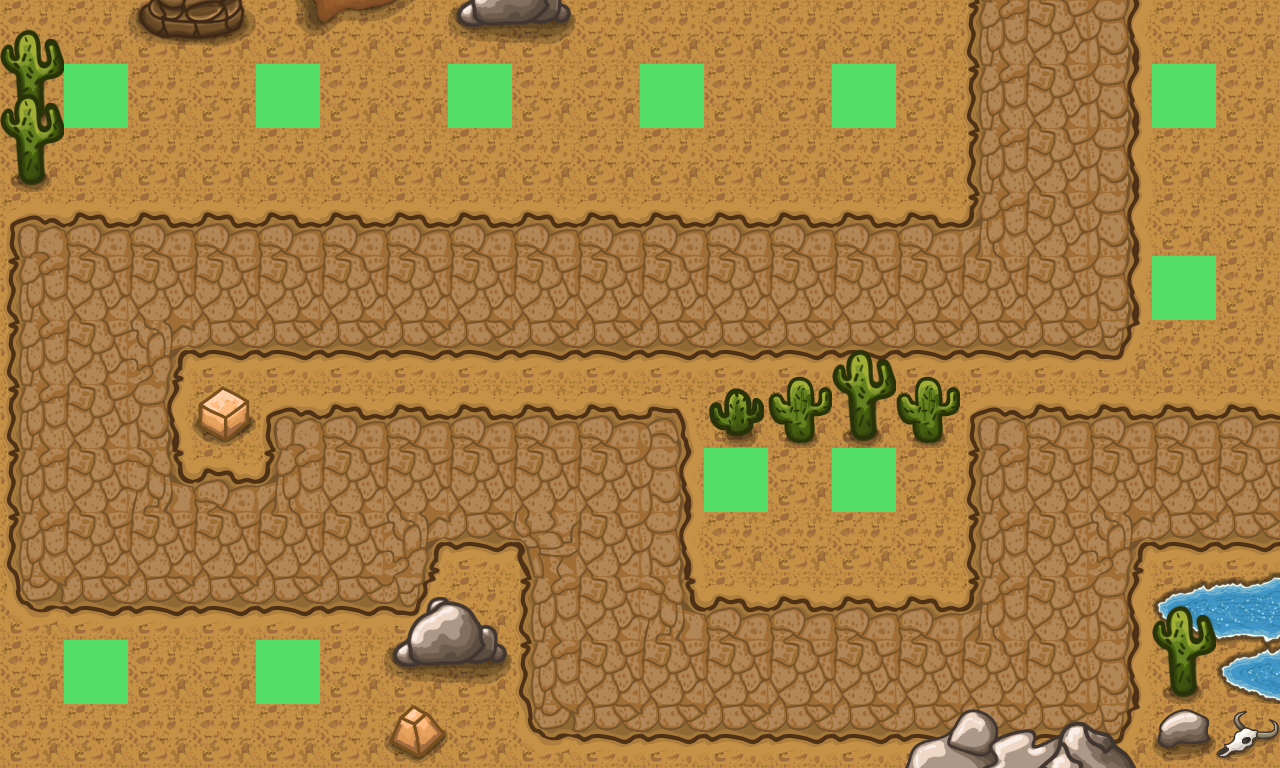

Rendered tile map (Tiled .tmx) drawn with the repository's tilesets; below, a short description and the full map source, tile grids included:
An orthogonal 20x12 tile map with 64x64 px tiles, 6 tile layers (Background, Path, Placement, Details 1, ...) and 1 object.

<map version="1.10" tiledversion="1.10.1" orientation="orthogonal" renderorder="right-down" width="20" height="12" tilewidth="64" tileheight="64" infinite="0" nextlayerid="8" nextobjectid="2">
 <editorsettings>
  <export target="DessertLevel3.js" format="js" />
 </editorsettings>
 <tileset firstgid="1" source="desert.tsx" />
 <layer id="1" name="Background" width="20" height="12">
  <data encoding="csv">
16,16,16,16,16,16,16,16,16,16,16,16,16,16,16,16,16,16,16,16,
16,16,16,16,16,16,16,16,16,16,16,16,16,16,16,16,16,16,16,16,
16,16,16,16,16,16,16,16,16,16,16,16,16,16,16,16,16,16,16,16,
16,16,16,16,16,16,16,16,16,16,16,16,16,16,16,16,16,16,16,16,
16,16,16,16,16,16,16,16,16,16,16,16,16,16,16,16,16,16,16,16,
16,16,16,16,16,16,16,16,16,16,16,16,16,16,16,16,16,16,16,16,
16,16,16,16,16,16,16,16,16,16,16,16,16,16,16,16,16,16,16,16,
16,16,16,16,16,16,16,16,16,16,16,16,16,16,16,16,16,16,16,16,
16,16,16,16,16,16,16,16,16,16,16,16,16,16,16,16,16,16,16,16,
16,16,16,16,16,16,16,16,16,16,16,16,16,16,16,16,16,16,16,16,
16,16,16,16,16,16,16,16,16,16,16,16,16,16,16,16,16,16,16,16,
16,16,16,16,16,16,16,16,16,16,16,16,16,16,16,16,16,16,16,16
</data>
 </layer>
 <layer id="2" name="Path" width="20" height="12">
  <data encoding="csv">
0,0,0,0,0,0,0,0,0,0,0,0,0,0,0,18,19,20,0,0,
0,0,0,0,0,0,0,0,0,0,0,0,0,0,0,18,19,20,0,0,
0,0,0,0,0,0,0,0,0,0,0,0,0,0,0,18,19,20,0,0,
4,5,5,5,5,5,5,5,5,5,5,5,5,5,5,7,19,20,0,0,
18,19,19,19,19,19,19,19,19,19,19,19,19,19,19,19,19,20,0,0,
18,19,22,33,33,33,33,33,33,33,33,33,33,33,33,33,33,34,0,0,
18,19,20,0,4,5,5,5,5,5,6,0,0,0,0,4,5,5,5,5,
18,19,8,5,7,19,19,19,19,19,20,0,0,0,0,18,19,19,19,19,
18,19,19,19,19,19,22,33,21,19,20,0,0,0,0,18,19,22,33,33,
32,33,33,33,33,33,34,0,18,19,8,5,5,5,5,7,19,20,0,0,
0,0,0,0,0,0,0,0,18,19,19,19,19,19,19,19,19,20,0,0,
0,0,0,0,0,0,0,0,32,33,33,33,33,33,33,33,33,34,0,0
</data>
 </layer>
 <layer id="3" name="Placement" width="20" height="12">
  <data encoding="csv">
0,0,0,0,0,0,0,0,0,0,0,0,0,0,0,0,0,0,0,0,
0,14,0,0,14,0,0,14,0,0,14,0,0,14,0,0,0,0,14,0,
0,0,0,0,0,0,0,0,0,0,0,0,0,0,0,0,0,0,0,0,
0,0,0,0,0,0,0,0,0,0,0,0,0,0,0,0,0,0,0,0,
0,0,0,0,0,0,0,0,0,0,0,0,0,0,0,0,0,0,14,0,
0,0,0,0,0,0,0,0,0,0,0,0,0,0,0,0,0,0,0,0,
0,0,0,0,0,0,0,0,0,0,0,0,0,0,0,0,0,0,0,0,
0,0,0,0,0,0,0,0,0,0,0,14,0,14,0,0,0,0,0,0,
0,0,0,0,0,0,0,0,0,0,0,0,0,0,0,0,0,0,0,0,
0,0,0,0,0,0,0,0,0,0,0,0,0,0,0,0,0,0,0,0,
0,14,0,0,14,0,0,0,0,0,0,0,0,0,0,0,0,0,0,0,
0,0,0,0,0,0,0,0,0,0,0,0,0,0,0,0,0,0,0,0
</data>
 </layer>
 <layer id="4" name="Details 1" width="20" height="12">
  <data encoding="csv">
57,0,99,100,144,145,146,107,108,0,0,0,0,0,0,0,0,0,0,0,
71,0,0,0,0,0,0,0,0,0,0,0,0,0,0,0,0,0,0,0,
0,0,0,0,0,0,0,0,0,0,0,0,0,0,0,0,0,0,0,0,
0,0,0,0,0,0,0,0,0,0,0,0,0,0,0,0,0,0,0,0,
0,0,0,0,0,0,0,0,0,0,0,0,0,0,0,0,0,0,0,0,
0,0,0,0,0,0,0,0,0,0,0,0,58,57,58,0,0,0,0,0,
0,0,0,45,0,0,0,0,0,0,0,49,72,71,72,0,0,0,0,0,
0,0,0,0,0,0,0,0,0,0,0,0,0,0,0,0,0,0,0,0,
0,0,0,0,0,0,0,0,0,0,0,0,0,0,0,0,0,0,119,120,
0,0,0,0,0,0,93,94,0,0,0,0,0,0,0,0,0,0,133,134,
0,0,0,0,0,0,107,108,0,0,0,0,0,0,0,0,0,0,147,148,
0,0,0,0,0,0,44,0,0,0,0,0,0,0,89,90,0,0,0,48
</data>
 </layer>
 <layer id="5" name="Details 2" width="20" height="12">
  <data encoding="csv">
0,0,0,0,0,0,0,0,0,0,0,0,0,0,0,0,0,0,0,0,
57,0,0,0,0,0,0,0,0,0,0,0,0,0,0,0,0,0,0,0,
71,0,0,0,0,0,0,0,0,0,0,0,0,0,0,0,0,0,0,0,
0,0,0,0,0,0,0,0,0,0,0,0,0,0,0,0,0,0,0,0,
0,0,0,0,0,0,0,0,0,0,0,0,0,0,0,0,0,0,0,0,
0,0,0,0,0,0,0,0,0,0,0,0,0,0,0,0,0,0,0,0,
0,0,0,0,0,0,0,0,0,0,0,0,0,0,0,0,0,0,0,0,
0,0,0,0,0,0,0,0,0,0,0,0,0,0,0,0,0,0,0,0,
0,0,0,0,0,0,0,0,0,0,0,0,0,0,0,0,0,0,0,0,
0,0,0,0,0,0,0,0,0,0,0,0,0,0,0,0,0,0,57,119,
0,0,0,0,0,0,0,0,0,0,0,0,0,0,0,0,0,0,71,133,
0,0,0,0,0,0,0,0,0,0,0,0,0,0,0,91,92,0,46,0
</data>
 </layer>
 <layer id="6" name="Details 3" width="20" height="12">
  <data encoding="csv">
0,0,0,0,0,0,0,0,0,0,0,0,0,0,0,0,0,0,0,0,
0,0,0,0,0,0,0,0,0,0,0,0,0,0,0,0,0,0,0,0,
0,0,0,0,0,0,0,0,0,0,0,0,0,0,0,0,0,0,0,0,
0,0,0,0,0,0,0,0,0,0,0,0,0,0,0,0,0,0,0,0,
0,0,0,0,0,0,0,0,0,0,0,0,0,0,0,0,0,0,0,0,
0,0,0,0,0,0,0,0,0,0,0,0,0,0,0,0,0,0,0,0,
0,0,0,0,0,0,0,0,0,0,0,0,0,0,0,0,0,0,0,0,
0,0,0,0,0,0,0,0,0,0,0,0,0,0,0,0,0,0,0,0,
0,0,0,0,0,0,0,0,0,0,0,0,0,0,0,0,0,0,0,0,
0,0,0,0,0,0,0,0,0,0,0,0,0,0,0,0,0,0,0,0,
0,0,0,0,0,0,0,0,0,0,0,0,0,0,0,0,0,0,0,0,
0,0,0,0,0,0,0,0,0,0,0,0,0,0,0,0,87,88,0,0
</data>
 </layer>
 <objectgroup id="7" name="Way">
  <object id="1" x="0" y="0">
   <polyline points="0,0 1.02441,-139.655 1052,-140 1052,290 94,290 94,544 350,544 350.667,482 611.333,482.667 610.667,679.333 1055.33,676.667 1056,480 1485.33,481.333" />
  </object>
 </objectgroup>
</map>
